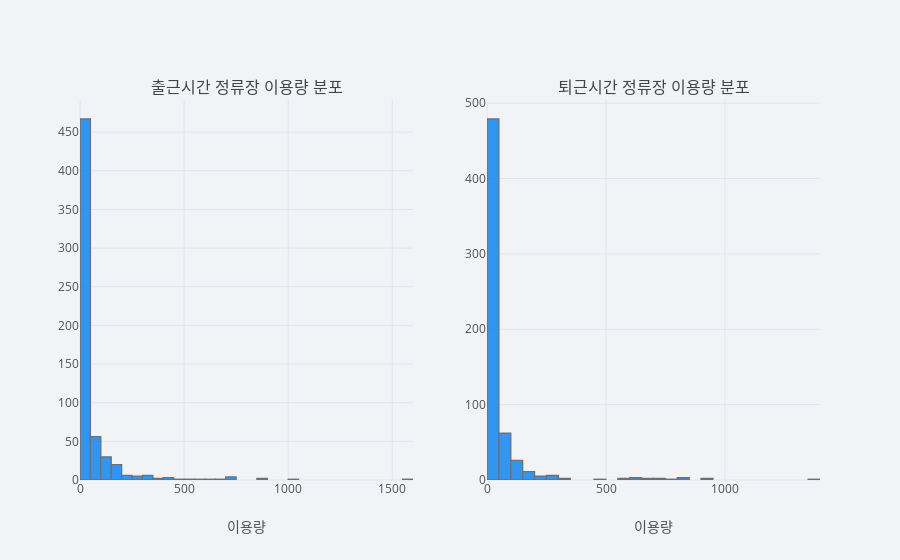

Notebook code for this chart:
### Code cell
figures = [
    draw_pivot(df_morning, 'STATION_NM', '이용', 'hist', "출근시간 정류장 이용량 분포", xTitle='이용량', asFigure=True),
    draw_pivot(df_dinner, 'STATION_NM', '이용', 'hist', "퇴근시간 정류장 이용량 분포", xTitle='이용량', asFigure=True)
]

station_use_distribution = draw_subplots(figures, (1, 2))

### Figure 1 — Plotly figure (JSON) as saved in the notebook; plotly's stock layout.template omitted (floating-point values rounded to 4 significant figures; data arrays with more than 128 entries replaced by an {"elided": "..."} marker saying what was removed)
{"data": [{"histfunc": "count", "histnorm": "", "marker": {"color": "rgba(0, 128, 240, 1.0)", "line": {"color": "#505050", "width": 1.3}}, "name": "이용", "opacity": 0.8, "orientation": "v", "showlegend": false, "type": "histogram", "uid": "88fb4dfd-a70e-4d48-b072-6b2aebdbfe24", "x": {"elided": "608 int values"}, "xaxis": "x", "yaxis": "y"}, {"histfunc": "count", "histnorm": "", "marker": {"color": "rgba(0, 128, 240, 1.0)", "line": {"color": "#505050", "width": 1.3}}, "name": "이용", "opacity": 0.8, "orientation": "v", "showlegend": false, "type": "histogram", "uid": "338e305d-93e0-4e4d-b5e1-f33dceaf1f38", "x": {"elided": "608 int values"}, "xaxis": "x2", "yaxis": "y2"}], "layout": {"annotations": [{"font": {"size": 16}, "showarrow": false, "text": "출근시간 정류장 이용량 분포", "x": 0.225, "xanchor": "center", "xref": "paper", "y": 1, "yanchor": "bottom", "yref": "paper"}, {"font": {"size": 16}, "showarrow": false, "text": "퇴근시간 정류장 이용량 분포", "x": 0.775, "xanchor": "center", "xref": "paper", "y": 1, "yanchor": "bottom", "yref": "paper"}], "barmode": "overlay", "legend": {"bgcolor": "#F2F3F7", "font": {"color": "#505050"}}, "paper_bgcolor": "#F2F3F7", "plot_bgcolor": "#F2F3F7", "title": {"font": {"color": "#484848"}, "text": ""}, "xaxis": {"anchor": "y", "domain": [0, 0.45], "gridcolor": "#E1E5ED", "showgrid": true, "tickfont": {"color": "#505050"}, "title": {"font": {"color": "#505050"}, "text": "이용량"}, "zerolinecolor": "#E1E5ED"}, "xaxis2": {"anchor": "y2", "domain": [0.55, 1], "gridcolor": "#E1E5ED", "showgrid": true, "tickfont": {"color": "#505050"}, "title": {"font": {"color": "#505050"}, "text": "이용량"}, "zerolinecolor": "#E1E5ED"}, "yaxis": {"anchor": "x", "domain": [0, 1], "gridcolor": "#E1E5ED", "showgrid": true, "tickfont": {"color": "#505050"}, "title": {"font": {"color": "#505050"}, "text": ""}, "zerolinecolor": "#E1E5ED"}, "yaxis2": {"anchor": "x2", "domain": [0, 1], "gridcolor": "#E1E5ED", "showgrid": true, "tickfont": {"color": "#505050"}, "title": {"font": {"color": "#505050"}, "text": ""}, "zerolinecolor": "#E1E5ED"}}}
